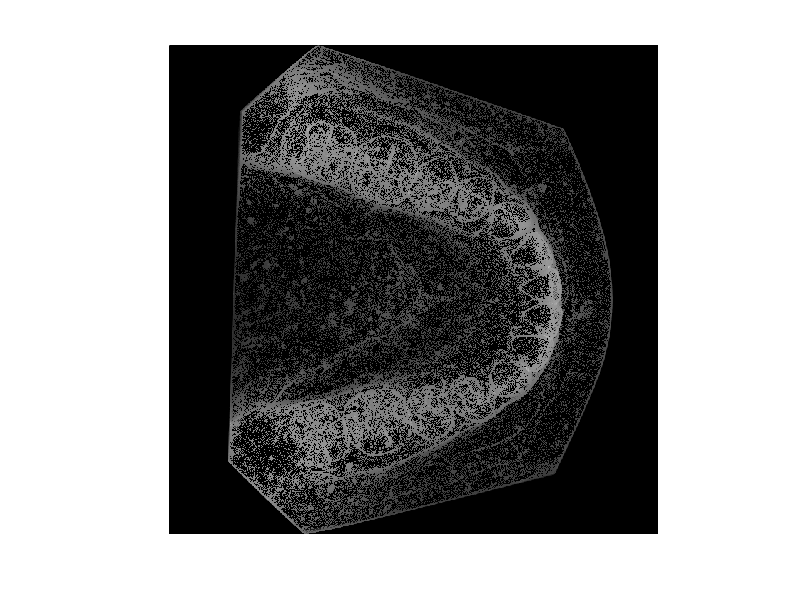

The MATLAB source for this figure: (Note: this script raises an error after producing the figure.)
clc
close all
clear all

load('hn01') ;   %rango
load('kn01') ;   %elevacion
load('In01');    %curvatura

tempIN=In;
temphn=hn;
tempKN=kn;

newimage(:,:,1)=In;
newimage(:,:,2)=hn;
newimage(:,:,3)=kn;

h=rgb2gray(newimage);
figure,imshow(h);

temphn(temphn<=0.8)=0;
temphn(temphn>=0.99)=0;
 temphn=imbinarize(temphn,0.5);
figure,imshow(temphn);

 colormap(jet);
 xlabel('\fontsize{24} Eje X');
ylabel('\fontsize{24} Eje Y');
title('\fontsize{24} Imagen de rango 0.1mm')
set(gca, 'fontsize', 20) 

% A=[0 0 0, 1 1 1, 0 0 0];
% temphn = imerode(temphn, A);
% figure, imshow(temphn);

se90 = strel('line', 25, 90);
se0 = strel('line', 25, 0);

temphn = imdilate(temphn, [se90 se0]);
figure,imshow(temphn);

BWdfill = imfill(temphn, 'holes');
figure, imshow(BWdfill);

BW2 = bwmorph(temphn,'skel',inf);
figure,imshow(BW2);

temphn=BWdfill.*(hn);
figure,imshow(temphn*0.3+ BW2)
% figure,imshow(temphn);
% 
% tempIn=BWdfill.*(In*20);
% figure,imshow(tempIn);
% 
% tempKn=BWdfill.*(kn);
% figure,imshow(tempKn);
% 
% tempIn=BWdfill.*(In*20);
% figure,imshow(tempIn);
% 
% 
% 
% 
